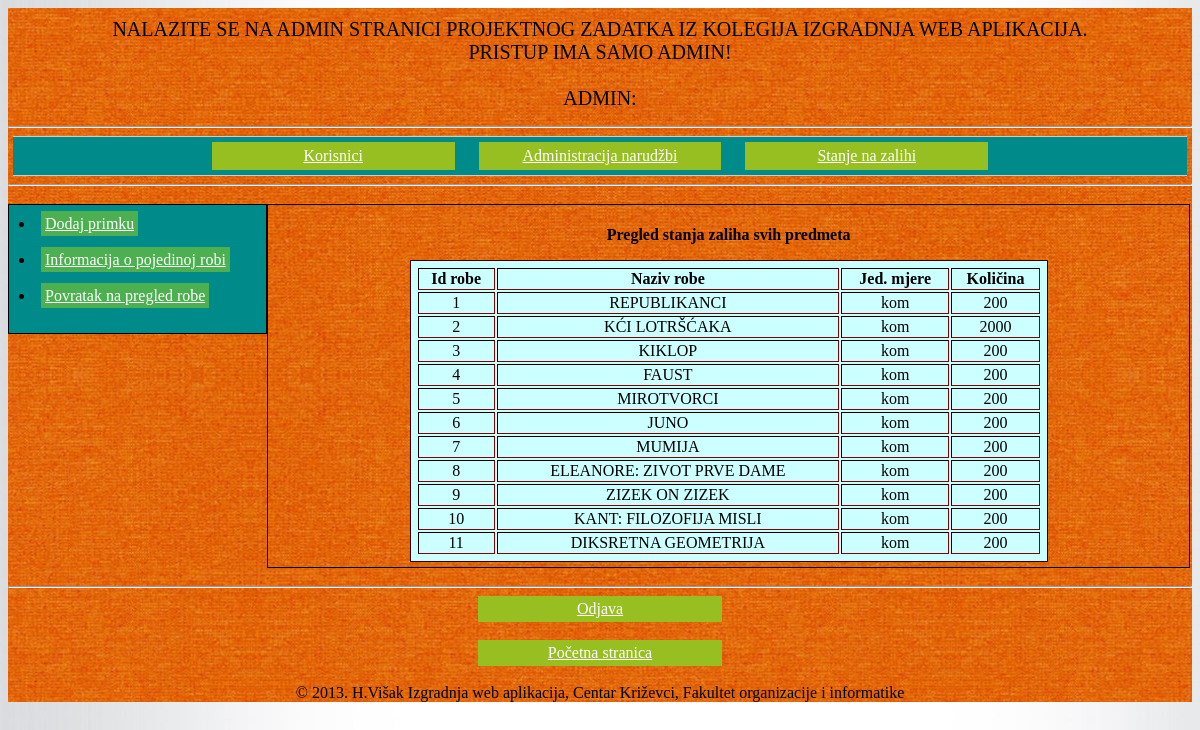
Screenshot of /admin_zaliha.php (signed in) with the database file from the repository.
### tables this page shows
CREATE TABLE `roba` (
  `roba` int(10) unsigned NOT NULL,
  `naziv` varchar(99) NOT NULL,
  `vrsta` int(10) unsigned NOT NULL,
  `opis` varchar(255) DEFAULT NULL,
  `url` varchar(200) DEFAULT NULL,
  `url_foto` varchar(200) DEFAULT NULL,
  `korisnik` varchar(15) NOT NULL,
  `cijena` double unsigned NOT NULL DEFAULT '0',
  `evidentirano` date NOT NULL,
  `jm` varchar(7) NOT NULL,  
  `kolicina` double NOT NULL DEFAULT '0',
  PRIMARY KEY (`roba`),
  KEY `FK_roba_1` (`korisnik`),
  KEY `FK_roba_2` (`vrsta`),
  CONSTRAINT `FK_roba_1` FOREIGN KEY (`korisnik`) REFERENCES `korisnik` (`korisnik`) ON DELETE NO ACTION ON UPDATE CASCADE,
  CONSTRAINT `FK_roba_2` FOREIGN KEY (`vrsta`) REFERENCES `vrsta_robe` (`vrsta`) ON DELETE NO ACTION ON UPDATE CASCADE
);

### funkcije.php (the view, shortened to what this page needs)
<?php
function pregledZaliha () {
	echo "<p align='center'><strong>Pregled stanja zaliha svih predmeta</strong></p>";
		global $con;
		$result = mysqli_query($con,"SELECT r.roba, r.naziv, r.jm, r.kolicina from roba r");
			echo "<table class='statistika' border='1' width='70%' align='center'>
			<tr>
			<th>Id robe</th><th>Naziv robe</th><th>Jed. mjere</th><th>Količina</th></tr>";
			while($row = mysqli_fetch_array($result))
			  {
			  echo "<tr>";
			  echo "<td align='center'>" . $row['0'] . "</td>";
			  echo "<td align='center'>" . $row['1'] . "</td>";
			  echo "<td align='center'>" . $row['2'] . "</td>";
			  echo "<td align='center'>" . $row['3'] . "</td>";
			  echo "</tr>";
			  }
			echo "</table>";
}

### css_oznake.css (style rules this page uses)
body { background: url('Slike/bg.png') 40% 0 scroll transparent; }
table.statistika { font-family: times, georgia ; border: 1; border-color: #300000; padding: 5px; font-size: 16px ; border-style: solid; background-color: #CCFFFF ; }

### rows the page displays
roba: roba "1", naziv "REPUBLIKANCI", jm "kom", kolicina "200"
roba: roba "2", naziv "KĆI LOTRŠĆAKA", jm "kom", kolicina "2000"
roba: roba "3", naziv "KIKLOP", jm "kom", kolicina "200"
roba: roba "4", naziv "FAUST", jm "kom", kolicina "200"
roba: roba "5", naziv "MIROTVORCI", jm "kom", kolicina "200"
roba: roba "6", naziv "JUNO", jm "kom", kolicina "200"
roba: roba "7", naziv "MUMIJA", jm "kom", kolicina "200"
roba: roba "8", naziv "ELEANORE: ZIVOT PRVE DAME", jm "kom", kolicina "200"
roba: roba "9", naziv "ZIZEK ON ZIZEK", jm "kom", kolicina "200"
roba: roba "10", naziv "KANT: FILOZOFIJA MISLI", jm "kom", kolicina "200"
roba: roba "11", naziv "DIKSRETNA GEOMETRIJA", jm "kom", kolicina "200"
